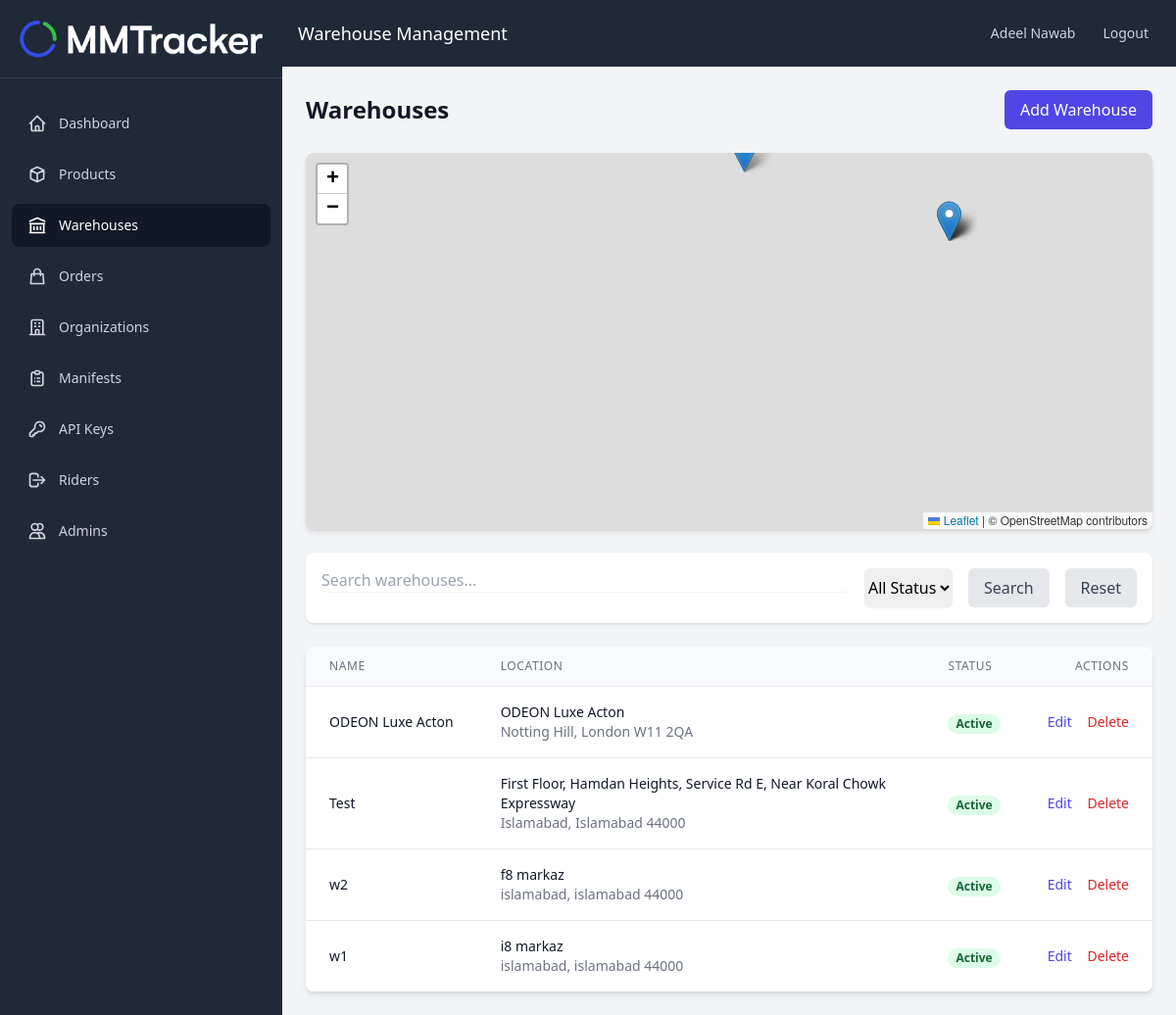
/pages/warehouses/index.php (signed in), run on the app's committed database.
### tables this page shows
CREATE TABLE `Warehouses` (
  `id` int(11) NOT NULL,
  `name` varchar(255) NOT NULL,
  `address` varchar(255) NOT NULL,
  `city` varchar(100) NOT NULL,
  `state` varchar(100) DEFAULT NULL,
  `postal_code` varchar(20) DEFAULT NULL,
  `country` varchar(100) DEFAULT NULL,
  `latitude` decimal(10,8) DEFAULT NULL,
  `longitude` decimal(11,8) DEFAULT NULL,
  `company_id` int(11) NOT NULL,
  `status` enum('active','inactive') DEFAULT 'active',
  `created_at` timestamp NULL DEFAULT current_timestamp(),
  `updated_at` timestamp NULL DEFAULT current_timestamp() ON UPDATE current_timestamp()
);

### includes/config.php (called while the page is built, shortened)
<?php
$db_host = 'localhost';
$db_user = 'root';
$db_pass = '';
$db_name = 'u337053559_delivery';
$conn = mysqli_connect($db_host, $db_user, $db_pass, $db_name);
mysqli_set_charset($conn, "utf8mb4");
function validUser() {
    global $conn;
    $query = "SELECT id, is_active FROM Users WHERE id = ?";
    $stmt = mysqli_prepare($conn, $query);
    mysqli_stmt_bind_param($stmt, "i", $_SESSION['user_id']);
    mysqli_stmt_execute($stmt);
    $result = mysqli_stmt_get_result($stmt);
    return true;
}
?>

### pages/warehouses/index.php (the view, shortened to what this page needs)
<?php
require_once '../../includes/config.php';
$page = isset($_GET['page']) ? (int)$_GET['page'] : 1;
$limit = 10;
$offset = ($page - 1) * $limit;
$search = isset($_GET['search']) ? cleanInput($_GET['search']) : '';
$where_conditions = [];
if (!isSuperAdmin()) {
    $where_conditions[] = "w.company_id = " . $_SESSION['company_id'];
}
$where_clause = $where_conditions ? "WHERE " . implode(" AND ", $where_conditions) : "";
$query = "SELECT w.*, c.name as company_name
          FROM Warehouses w
          LEFT JOIN Companies c ON w.company_id = c.id
          $where_clause
          ORDER BY w.created_at DESC
          LIMIT $offset, $limit";
$result = mysqli_query($conn, $query);
?>
<!DOCTYPE html>
<html lang="en">
<head>
    <script src="https://cdn.tailwindcss.com"></script>
    <link rel="stylesheet" href="https://unpkg.com/leaflet@1.7.1/dist/leaflet.css" />
</head>
<body class="bg-gray-100">
    <?php include_once '../../includes/navbar.php'; ?>
    <div class="flex-1 flex flex-col">
        <div class="bg-gray-800 p-4 flex justify-between items-center">
            <div class="text-white text-lg">Warehouse Management</div>
            <div class="flex items-center">
                <span class="text-gray-300 text-sm mr-4"><?php echo $_SESSION['user_name']; ?></span>
                <a href="<?php echo SITE_URL; ?>logout.php" class="text-gray-300 hover:bg-gray-700 hover:text-white px-3 py-2 rounded-md text-sm font-medium">Logout</a>
            </div>
        </div>
        <div class="p-6">
            <div class="max-w-7xl mx-auto">
                <div class="flex justify-between items-center mb-6">
                    <h1 class="text-2xl font-bold text-gray-900">Warehouses</h1>
                    <a href="create.php" class="bg-indigo-600 text-white px-4 py-2 rounded-md hover:bg-indigo-700">Add Warehouse</a>
                </div>
                <div class="bg-white rounded-lg shadow-md mb-6">
                    <div id="map" class="h-96 rounded-lg"></div>
                </div>
                <div class="bg-white p-4 rounded-lg shadow mb-6">
                    <form method="GET" class="flex gap-4">
                        <div class="flex-1">
                            <input type="text" name="search" value="<?php echo htmlspecialchars($search); ?>"
                                placeholder="Search warehouses..."
                                class="w-full rounded-md border-gray-300 shadow-sm focus:border-indigo-500 focus:ring-indigo-500">
                        </div>
                        <select name="status" class="rounded-md border-gray-300 shadow-sm focus:border-indigo-500 focus:ring-indigo-500">
                            <option value="">All Status</option>
                        </select>
                        <button type="submit" class="bg-gray-200 text-gray-700 px-4 py-2 rounded-md hover:bg-gray-300">Search</button>
                        <a href="index.php" class="bg-gray-200 text-gray-700 px-4 py-2 rounded-md hover:bg-gray-300">Reset</a>
                    </form>
                </div>
                <div class="bg-white shadow-md rounded-lg overflow-hidden">
                    <table class="min-w-full divide-y divide-gray-200">
                        <thead class="bg-gray-50">
                            <tr>
                                <th class="px-6 py-3 text-left text-xs font-medium text-gray-500 uppercase tracking-wider">Name</th>
                                <th class="px-6 py-3 text-left text-xs font-medium text-gray-500 uppercase tracking-wider">Location</th>
                                <th class="px-6 py-3 text-left text-xs font-medium text-gray-500 uppercase tracking-wider">Status</th>
                                <th class="px-6 py-3 text-right text-xs font-medium text-gray-500 uppercase tracking-wider">Actions</th>
                            </tr>
                        </thead>
                        <tbody class="bg-white divide-y divide-gray-200">
                            <?php while ($warehouse = mysqli_fetch_assoc($result)): ?>
                                <tr>
                                    <td class="px-6 py-4 whitespace-nowrap">
                                        <div class="text-sm font-medium text-gray-900"><?php echo htmlspecialchars($warehouse['name']); ?></div>
                                    </td>
                                    <td class="px-6 py-4">
                                        <div class="text-sm text-gray-900"><?php echo htmlspecialchars($warehouse['address']); ?></div>
                                        <div class="text-sm text-gray-500">
                                            <?php echo htmlspecialchars($warehouse['city'] . ', ' . $warehouse['state'] . ' ' . $warehouse['postal_code']); ?>
                                        </div>
                                    </td>
                                    <td class="px-6 py-4 whitespace-nowrap">
                                        <span class="px-2 inline-flex text-xs leading-5 font-semibold rounded-full
                                            <?php echo $warehouse['status'] === 'active' ? 'bg-green-100 text-green-800' : 'bg-red-100 text-red-800'; ?>">
                                            <?php echo ucfirst($warehouse['status']); ?>
                                        </span>
                                    </td>
                                    <td class="px-6 py-4 whitespace-nowrap text-right text-sm font-medium">
                                        <a href="edit.php?id=<?php echo $warehouse['id']; ?>" class="text-indigo-600 hover:text-indigo-900 mr-3">Edit</a>
                                        <a href="delete.php?id=<?php echo $warehouse['id']; ?>" class="text-red-600 hover:text-red-900">Delete</a>
                                    </td>
                                </tr>
                            <?php endwhile; ?>
                        </tbody>
                    </table>
                </div>
            </div>
        </div>
    </div>
</body>
</html>

### data on the page
warehouses: name "ODEON Luxe Acton", address "ODEON Luxe Acton", city+state+postal_code "Notting Hill, London W11 2QA", status "Active"
warehouses: name "Test", address "First Floor, Hamdan Heights, Service Rd E, Near Koral Chowk Expressway", city+state+postal_code "Islamabad, Islamabad 44000", status "Active"
warehouses: name "w2", address "f8 markaz", city+state+postal_code "islamabad, islamabad 44000", status "Active"
warehouses: name "w1", address "i8 markaz", city+state+postal_code "islamabad, islamabad 44000", status "Active"

### other printed values
$_SESSION['user_name'] "Adeel Nawab"
